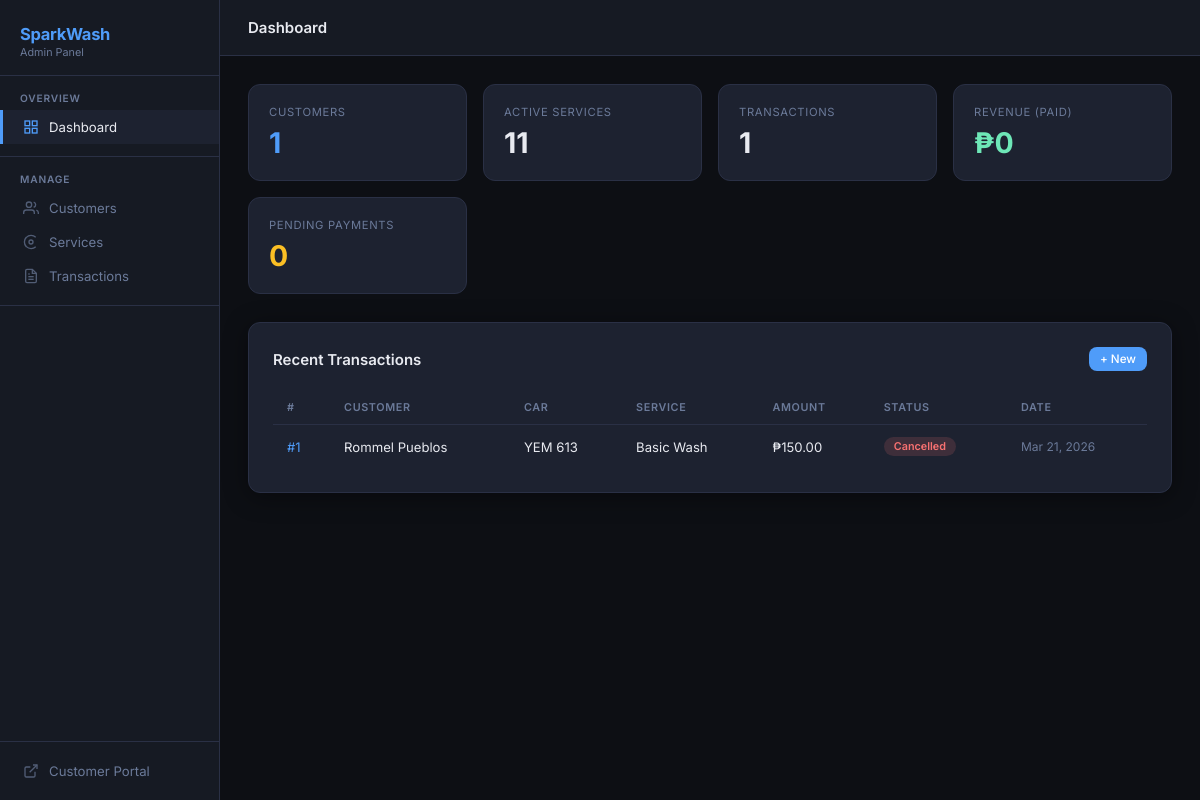
The page / on the database its author committed.
### car_wash/models.py (models this page shows, shortened)
class Transaction(models.Model):
    STATUS_CHOICES = [
        ('pending',     'Pending'),
        ('in_progress', 'In Progress'),
        ('completed',   'Completed'),
        ('cancelled',   'Cancelled'),
    ]
    customer         = models.ForeignKey(Customer, on_delete=models.CASCADE, related_name='transactions')
    car              = models.ForeignKey(Car, on_delete=models.SET_NULL, null=True, blank=True, related_name='transactions')
    service          = models.ForeignKey(Service, on_delete=models.CASCADE, related_name='transactions')
    transaction_date = models.DateTimeField(auto_now_add=True)
    scheduled_date   = models.DateField(null=True, blank=True, help_text="Customer's preferred service date")
    scheduled_time   = models.TimeField(null=True, blank=True, help_text="Customer's preferred service time")
    status           = models.CharField(max_length=20, choices=STATUS_CHOICES, default='pending')
    notes            = models.TextField(blank=True)
    @property
    def amount(self):
        return self.service.price
    class Meta:
        ordering = ['-transaction_date']

class Customer(models.Model):
    user           = models.OneToOneField(User, on_delete=models.CASCADE, null=True, blank=True)
    first_name     = models.CharField(max_length=100)
    middle_name    = models.CharField(max_length=100, blank=True)
    last_name      = models.CharField(max_length=100)
    address        = models.CharField(max_length=255, blank=True)
    contact_number = models.CharField(max_length=20, blank=True)
    def __str__(self):
        return f"{self.first_name} {self.last_name}"
    class Meta:
        ordering = ['last_name', 'first_name']

class Car(models.Model):
    CAR_TYPE_CHOICES = [
        ('sedan',      'Sedan'),
        ('suv',        'SUV'),
        ('van',        'Van'),
        ('pickup',     'Pickup Truck'),
        ('hatchback',  'Hatchback'),
        ('coupe',      'Coupe'),
        ('motorcycle', 'Motorcycle'),
        ('other',      'Other'),
    ]
    customer     = models.ForeignKey(Customer, on_delete=models.CASCADE, related_name='cars')
    plate_number = models.CharField(max_length=20)
    make         = models.CharField(max_length=100, help_text="e.g. Toyota")
    model_name   = models.CharField(max_length=100, help_text="e.g. Vios")
    year         = models.PositiveIntegerField(null=True, blank=True)
    color        = models.CharField(max_length=50, blank=True)
    car_type     = models.CharField(max_length=20, choices=CAR_TYPE_CHOICES, default='sedan')
    class Meta:
        ordering = ['plate_number']

class Service(models.Model):
    service_type     = models.CharField(max_length=100)
    service_name     = models.CharField(max_length=100)
    description      = models.TextField(blank=True)
    price            = models.DecimalField(max_digits=8, decimal_places=2)
    duration_minutes = models.PositiveIntegerField(default=30, help_text="Estimated duration in minutes")
    is_package       = models.BooleanField(default=False, help_text="Mark as a package deal")
    class Meta:
        ordering = ['service_type', 'service_name']

### car_wash/views.py (the view)
# urls.py: path('', views.main, name='main'),
def main(request):
    context = {
        'total_customers':    Customer.objects.count(),
        'total_services':     Service.objects.count(),
        'total_transactions': Transaction.objects.count(),
        'total_revenue':      sum(p.amount for p in Payment.objects.filter(status='completed')),
        'recent_transactions': Transaction.objects.select_related('customer', 'service', 'car')[:5],
        'pending_payments':   Payment.objects.filter(status='pending').count(),
    }
    return render(request, 'main.html', context)

### car_wash/templates/main.html (shortened to what this page needs)
{% extends "master.html" %}
{% block page_title %}Dashboard{% endblock %}
{% block content %}
<div class="stats-row">
  <div class="stat-card">
    <div class="label">Customers</div>
    <div class="value accent">{{ total_customers }}</div>
  </div>
  <div class="stat-card">
    <div class="label">Active Services</div>
    <div class="value">{{ total_services }}</div>
  </div>
  <div class="stat-card">
    <div class="label">Transactions</div>
    <div class="value">{{ total_transactions }}</div>
  </div>
  <div class="stat-card">
    <div class="label">Revenue (Paid)</div>
    <div class="value green">₱{{ total_revenue }}</div>
  </div>
  <div class="stat-card">
    <div class="label">Pending Payments</div>
    <div class="value yellow">{{ pending_payments }}</div>
  </div>
</div>
<div class="card">
  <div class="card-header">
    <span class="card-title">Recent Transactions</span>
    <a href="{% url 'transaction_new' %}" class="btn btn-primary btn-sm">+ New</a>
  </div>
  <div class="tbl-wrap">
    <table>
      <thead>
        <tr><th>#</th><th>Customer</th><th>Car</th><th>Service</th><th>Amount</th><th>Status</th><th>Date</th></tr>
      </thead>
      <tbody>
        {% for tx in recent_transactions %}
        <tr>
          <td><a href="{% url 'transaction_detail' tx.pk %}" style="color:var(--accent);text-decoration:none">#{{ tx.pk }}</a></td>
          <td>{{ tx.customer }}</td>
          <td>{% if tx.car %}{{ tx.car.plate_number }}{% else %}<span style="color:var(--muted)">—</span>{% endif %}</td>
          <td>{{ tx.service.service_name }}</td>
          <td>₱{{ tx.amount }}</td>
          <td><span class="badge badge-{{ tx.status }}">{{ tx.get_status_display }}</span></td>
          <td style="color:var(--muted);font-size:.8rem">{{ tx.transaction_date|date:"M d, Y" }}</td>
        </tr>
        {% empty %}
        <tr><td colspan="7" style="text-align:center;color:var(--muted);padding:32px">No transactions yet.</td></tr>
        {% endfor %}
      </tbody>
    </table>
  </div>
</div>
{% endblock %}

### car_wash/static/styles.css (style rules this page uses)
:root { --bg: #0d0f14; --surface: #161a23; --card: #1d2230; --border: #2a3045; --accent: #4f9cf9; --accent2: #6ee7b7; --danger: #f87171; --warn: #fbbf24; --text: #e8eaf0; --muted: #6b7a99; --radius: 12px; --shadow: 0 4px 24px rgba(0,0,0,.4); }
*, *::before, *::after { box-sizing: border-box; margin: 0; padding: 0; }
html { font-size: 15px; }
body { font-family: 'Inter', 'Segoe UI', system-ui, sans-serif; background: var(--bg); color: var(--text); min-height: 100vh; display: flex; }
.stats-row { display: grid; grid-template-columns: repeat(auto-fill, minmax(180px, 1fr)); gap: 16px; margin-bottom: 28px; }
.stat-card { background: var(--card); border: 1px solid var(--border); border-radius: var(--radius); padding: 20px; }
.stat-card .label { font-size: .75rem; color: var(--muted); text-transform: uppercase; letter-spacing: .06em; }
.stat-card .value { font-size: 1.9rem; font-weight: 700; margin-top: 6px; }
.stat-card .value.accent { color: var(--accent); }
.stat-card .value.green { color: var(--accent2); }
.stat-card .value.yellow { color: var(--warn); }
.card { background: var(--card); border: 1px solid var(--border); border-radius: var(--radius); padding: 24px; box-shadow: var(--shadow); }
.card-header { display: flex; align-items: center; justify-content: space-between; margin-bottom: 20px; }
.card-title { font-size: 1rem; font-weight: 600; }
.tbl-wrap { overflow-x: auto; }
table { width: 100%; border-collapse: collapse; font-size: .875rem; }
th { text-align: left; padding: 10px 14px; font-size: .72rem; font-weight: 600; color: var(--muted); text-transform: uppercase; letter-spacing: .06em; border-bottom: 1px solid var(--border); }
td { padding: 12px 14px; border-bottom: 1px solid var(--border); vertical-align: middle; }
tr:last-child td { border-bottom: none; }
.badge { display: inline-block; padding: 3px 10px; border-radius: 999px; font-size: .72rem; font-weight: 600; }
.badge-cancelled { background: rgba(248,113,113,.15); color: var(--danger); }
.btn { display: inline-flex; align-items: center; gap: 6px; padding: 8px 16px; border-radius: 8px; font-size: .85rem; font-weight: 500; cursor: pointer; border: none; text-decoration: none; transition: filter .15s, opacity .15s; }
.btn-primary { background: var(--accent); color: #fff; }
.btn-sm { padding: 5px 11px; font-size: .78rem; }

### rows shown on the page
Transaction: pk "1", customer "Rommel Pueblos", car.plate_number "YEM 613", service.service_name "Basic Wash", amount "150.00", status "Cancelled", transaction_date "Mar 21, 2026"

### other values the page prints
{{ total_customers }} "1"
{{ total_services }} "11"
{{ total_transactions }} "1"
{{ total_revenue }} "0"
{{ pending_payments }} "0"
